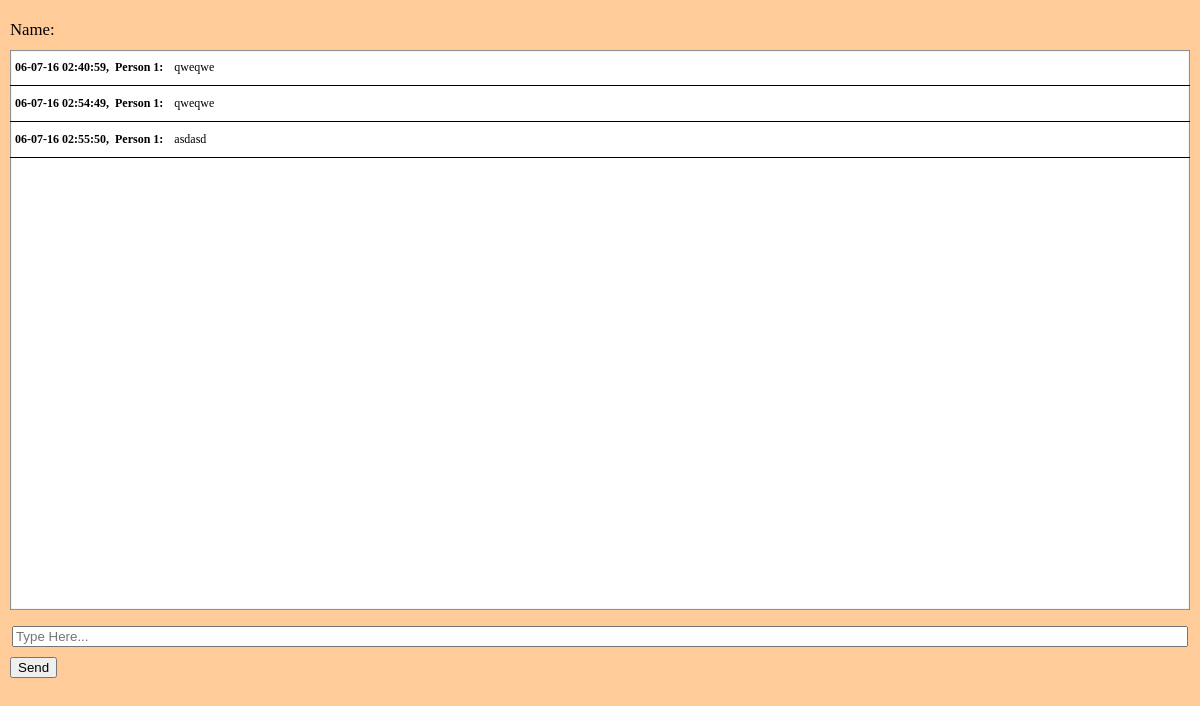
The app's page /chat/, older data.
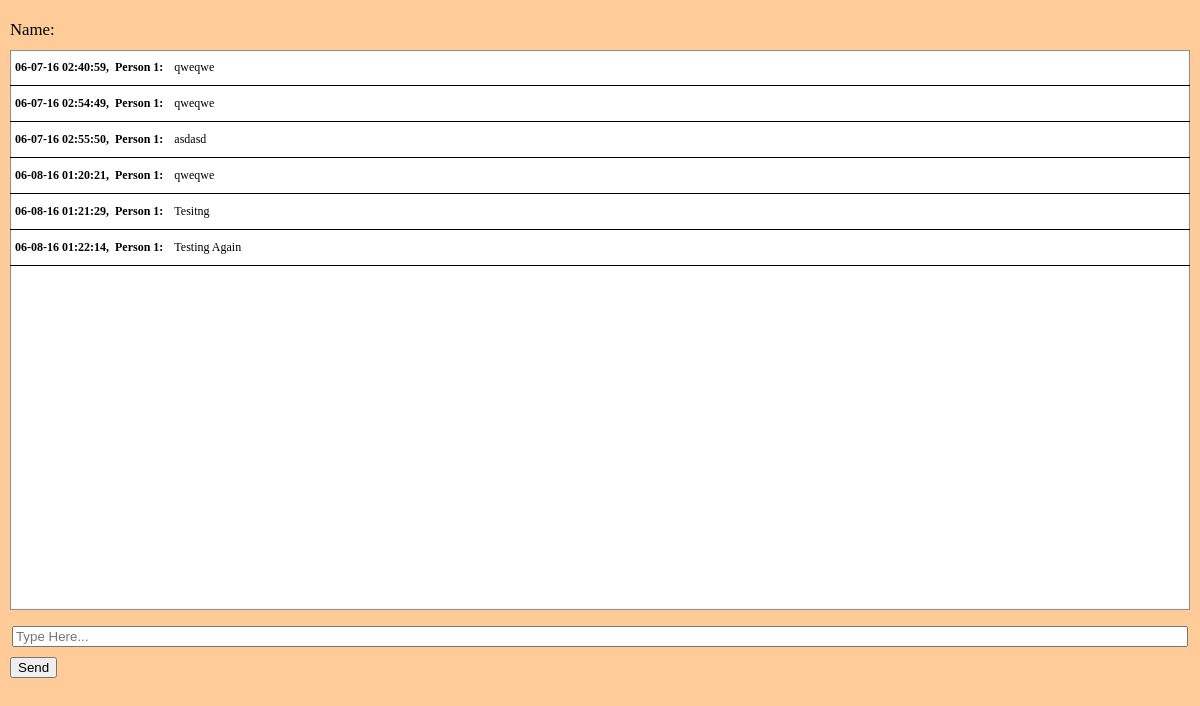
The same page, newer data.
### chat/models.py (models this page shows, shortened)
class Message(models.Model):
	room = models.ForeignKey(Room, related_name='messages')
	handle = models.TextField()
	message = models.TextField()
	timestamp = models.DateTimeField(default=timezone.now, db_index=True)
	@property
	def formatted_timestamp(self):
		return self.timestamp.strftime('%m-%d-%y %I:%M:%S')

### chat/views.py (the view)
def chatRoom(request):
	room = Room.objects.get(label='room1')#templine
	messages = reversed(room.messages.order_by('-timestamp'))
	return render(request, 'chat/chatRoom.html', {
		'room': room,
		'messages': messages,
	})

### chat/templates/chat/chatRoom.html (shortened to what this page needs)
<!DOCTYPE html>
<html lang="en">
<head>
	{% load staticfiles %}
	<link rel="stylesheet" type="text/css" href="{% static 'chat/style.css' %}">
</head>
<body>
	<div id="wrapper">
		<section id="chatWindow">
			<div id="outerChatLayer">
				<div id="topInfo">
					<div>Name:</div>
				</div>
				<div id="chatEle">
				{% for message in messages %}
					<div class="message">
						<div class="chatTime">{{ message.formatted_timestamp }}, </div>
						<div class="chatUserName">{{ message.handle }}: </div>
						<div class="chatMessage">{{ message.message }}</div>
					</div>
				{% endfor %}
				</div>
				<div id="messageInputEle">
					<input type="text" name="inputMessage" id="inputMessage" value="" placeholder="Type Here...">
					<input type="button" value="Send" id="submitMessage">
				</div>
			</div>
		</section>
	</div>
</body>
</html>

### chat/static/chat/style.css (style rules this page uses)
body { font-family: 'Georgia', serif; font-size: 150%; margin: 0px; background-color: #f8f8f8; }
#wrapper { margin: 0px auto; height: 100vh; }
#chatWindow { display: block; width: 100%; height: 100%; background-color: #FFCC99; }
#outerChatLayer { padding: 10px 0px; }
#outerChatLayer { padding: 10px; }
#topInfo { padding: 10px 0px; font-size: 70%; }
#chatEle { background-color: #fff; overflow: auto; height: 70vh; -moz-box-shadow: inset 0 0 1px 1px #888; -webkit-box-shadow: inset 0 0 1px 1px #888; box-shadow: inset 0 0 1px 1px #888; }
.message { padding: 0px 5px; border-bottom: 1px solid #000; }
.chatTime { display: inline-block; font-size: 50%; font-weight: bold; }
.chatUserName { display: inline-block; font-size: 50%; font-weight: bold; }
.chatMessage { display: inline-block; padding: 5px 0px 10px 5px; font-size: 50%; }
#messageInputEle { padding: 10px 0px; text-align: center; }
#inputMessage { display: inline; margin-bottom: 10px; width: 99%; }
#submitMessage { display: block; }

Row changes from the older to the newer data that the page shows:
added Message: formatted_timestamp "06-08-16 01:20:21", handle "Person 1", message "qweqwe"
added Message: formatted_timestamp "06-08-16 01:21:29", handle "Person 1", message "Tesitng"
added Message: formatted_timestamp "06-08-16 01:22:14", handle "Person 1", message "Testing Again"
